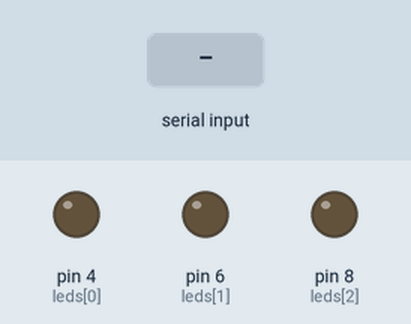
This sketch was run on a simulated Arduino Uno, built with avr-gcc and run on an emulated ATmega328P. Parts: output pins drawn as LEDs (lit = HIGH). The inputs (shaded band) are chosen by the test bench.

Above: at 1.2 s.
1.3 s: "1" received over Serial
At 2.5 s:
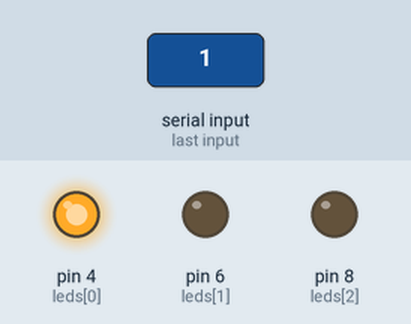
Timing chart, 0 to 4.3 s (numbered marks = the images above; inputs shaded):
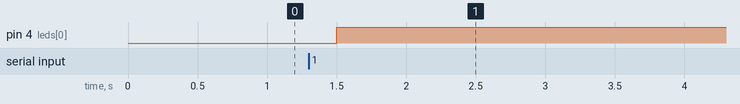

Measured:
- after the input at 1.3 s, pin 4 (leds[0]): LOW → HIGH after 0.20 s

The sketch:

P034.ino
```cpp
int leds[] = {4, 6, 8}; //digital
String valor; // XYZ -> 010,  110,   011 , 001

void setup() {
  // put your setup code here, to run once:
  for (int i = 0; i<3; i++){
    pinMode(leds[i], OUTPUT);
  }
  Serial.begin(9600);
  Serial.setTimeout(100);
}

void loop() {
  // put your main code here, to run repeatedly:
  if(Serial.available()>0){
    valor = Serial.readString(); //cadena
    for(int i = 0; i<3; i++){
      digitalWrite(leds[i], valor.charAt(i));
    }
  }
  delay(100);
}
```
